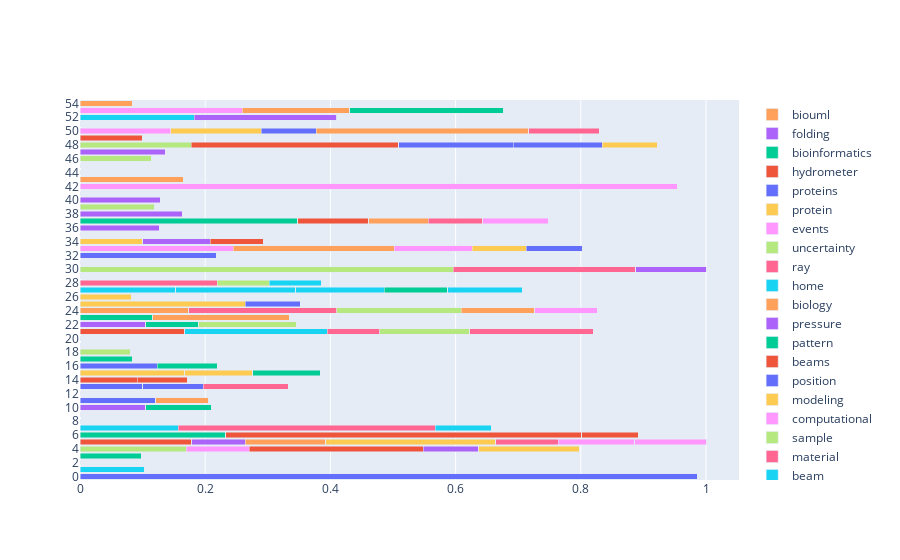

The notebook cell saved with this chart:
### Code cell
# remove columns where it's smaller than a fixed value (start with 0.1)
df = pd.DataFrame(p_w_tw, columns=model.words)
# df = df.T[df.sum(axis=0) > 0.1].T
df = df.T[df.T.gt(0.08).any(axis=1)].T

fig = go.Figure(data=[go.Bar(y=list(range(len(df))), x=df.loc[:, col], name=col, orientation='h') for col in df.columns])
fig.update_layout(
    barmode='stack', 
    yaxis=dict(nticks=len(df)),
    height=800,
)
fig.update_xaxes(categoryorder='category ascending')
fig
